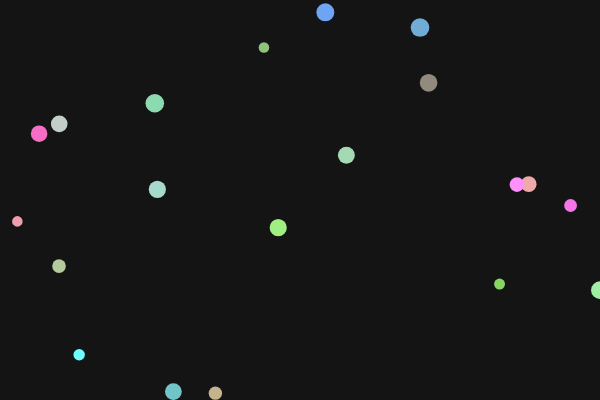
Frame 1 (no input)
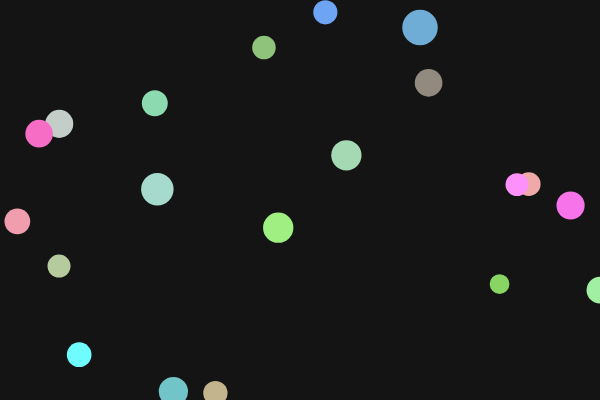
Frame 60 (no input)
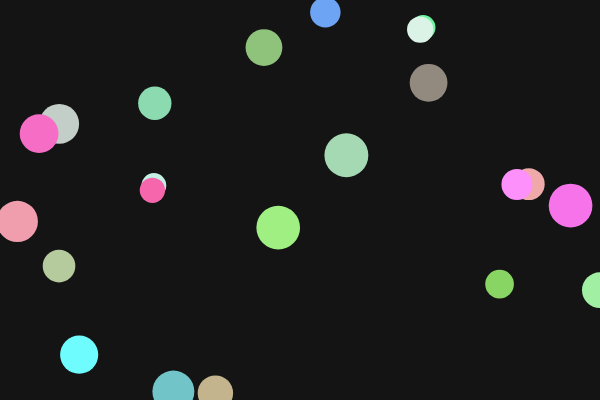
Frame 120 (the mouse pressed at the canvas centre since frame 60)

The p5.js sketch that drew these frames (run headless with seeded random() and noise() and a simulated clock; from frame 60 on, the mouse is pressed at the canvas centre):

// p5.js sketch
// ── sketch.js
let cells = [];
const cellCount = 20;
let grid = [];

class Cell {
  constructor(x, y) {
    this.pos = createVector(x, y);
    this.size = random(10, 20);
    this.growthRate = random(0.1, 0.3);
    this.maxSize = random(40, 60);
    this.dividing = false;
    this.constriction = 0;
    this.color = color(random(100, 255), random(100, 255), random(100, 255));
  }

  update() {
    if (!this.dividing) {
      this.size += this.growthRate;
      if (this.size > this.maxSize) {
        this.dividing = true;
        this.constriction = 0;
      }
    } else {
      this.constriction += 0.1;
      if (this.constriction > 1) {
        this.divide();
      }
    }
  }

  divide() {
    const daughter1 = new Cell(this.pos.x, this.pos.y);
    const daughter2 = new Cell(this.pos.x, this.pos.y);
    daughter1.size = this.size / 2;
    daughter2.size = this.size / 2;
    daughter1.pos.add(createVector(random(-5, 5), random(-5, 5)));
    daughter2.pos.add(createVector(random(-5, 5), random(-5, 5)));
    cells.push(daughter1);
    cells.push(daughter2);
    this.size = 0;
  }

  display() {
    push();
    translate(this.pos.x, this.pos.y);
    noStroke();
    fill(this.color);
    if (this.dividing) {
      ellipse(0, 0, this.size * (1 - this.constriction));
      fill(color(red(this.color), green(this.color), blue(this.color), 100));
      ellipse(0, 0, this.size * (0.5 - this.constriction / 2));
    } else {
      ellipse(0, 0, this.size);
    }
    pop();
  }
}

function setup() {
  createCanvas(600, 400);
  for (let i = 0; i < cellCount; i++) {
    cells.push(new Cell(random(width), random(height)));
  }
}

function draw() {
  background(20);

  for (let i = 0; i < cells.length; i++) {
    cells[i].update();
    cells[i].display();

    if (cells[i].size <= 0) {
      cells.splice(i, 1);
      i--;
    }
  }
}
